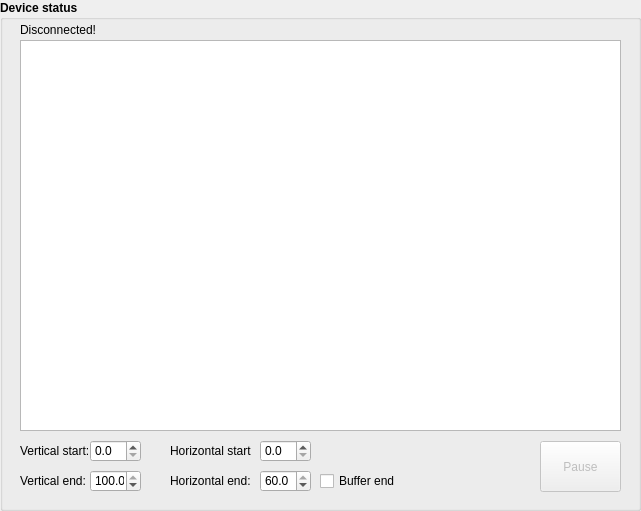
   <widget class="QGroupBox" name="groupBox_Device">
    <property name="geometry">
     <rect>
      <x>20</x>
      <y>10</y>
      <width>641</width>
      <height>511</height>
     </rect>
    </property>
    <property name="font">
     <font>
      <bold>true</bold>
     </font>
    </property>
    <property name="title">
     <string>Device status</string>
    </property>
    <widget class="QPushButton" name="pushButton_Device_Pause_Resume">
     <property name="enabled">
      <bool>false</bool>
     </property>
     <property name="geometry">
      <rect>
       <x>540</x>
       <y>441</y>
       <width>81</width>
       <height>51</height>
      </rect>
     </property>
     <property name="font">
      <font>
       <bold>false</bold>
      </font>
     </property>
     <property name="text">
      <string>Pause</string>
     </property>
     <property name="checkable">
      <bool>true</bool>
     </property>
    </widget>
    <widget class="QDoubleSpinBox" name="doubleSpinBox_Device_Horizontal_End">
     <property name="geometry">
      <rect>
       <x>260</x>
       <y>470</y>
       <width>51</width>
       <height>22</height>
      </rect>
     </property>
     <property name="font">
      <font>
       <bold>false</bold>
      </font>
     </property>
     <property name="decimals">
      <number>1</number>
     </property>
     <property name="minimum">
      <double>1.000000000000000</double>
     </property>
     <property name="maximum">
      <double>60.000000000000000</double>
     </property>
     <property name="value">
      <double>60.000000000000000</double>
     </property>
    </widget>
    <widget class="QCheckBox" name="checkBox_Device_Buffer_End">
     <property name="geometry">
      <rect>
       <x>320</x>
       <y>470</y>
       <width>81</width>
       <height>22</height>
      </rect>
     </property>
     <property name="font">
      <font>
       <bold>false</bold>
      </font>
     </property>
     <property name="text">
      <string>Buffer end</string>
     </property>
    </widget>
    <widget class="QLabel" name="label_Device_Horizontal_End">
     <property name="geometry">
      <rect>
       <x>170</x>
       <y>470</y>
       <width>81</width>
       <height>22</height>
      </rect>
     </property>
     <property name="font">
      <font>
       <bold>false</bold>
      </font>
     </property>
     <property name="text">
      <string>Horizontal end:</string>
     </property>
    </widget>
    <widget class="QDoubleSpinBox" name="doubleSpinBox_Device_Horizontal_Start">
     <property name="geometry">
      <rect>
       <x>260</x>
       <y>440</y>
       <width>51</width>
       <height>22</height>
      </rect>
     </property>
     <property name="font">
      <font>
       <bold>false</bold>
      </font>
     </property>
     <property name="decimals">
      <number>1</number>
     </property>
     <property name="maximum">
      <double>59.000000000000000</double>
     </property>
    </widget>
    <widget class="QChartView" name="chart_Device">
     <property name="geometry">
      <rect>
       <x>20</x>
       <y>40</y>
       <width>601</width>
       <height>391</height>
      </rect>
     </property>
     <property name="font">
      <font>
       <bold>false</bold>
      </font>
     </property>
     <property name="focusPolicy">
      <enum>Qt::NoFocus</enum>
     </property>
    </widget>
    <widget class="QLabel" name="label_Device_Vertical_End">
     <property name="geometry">
      <rect>
       <x>20</x>
       <y>470</y>
       <width>71</width>
       <height>22</height>
      </rect>
     </property>
     <property name="font">
      <font>
       <bold>false</bold>
      </font>
     </property>
     <property name="text">
      <string>Vertical end:</string>
     </property>
    </widget>
    <widget class="QLabel" name="label_Device_Horizontal_Start">
     <property name="geometry">
      <rect>
       <x>170</x>
       <y>440</y>
       <width>81</width>
       <height>22</height>
      </rect>
     </property>
     <property name="font">
      <font>
       <bold>false</bold>
      </font>
     </property>
     <property name="text">
      <string>Horizontal start:</string>
     </property>
    </widget>
    <widget class="QLabel" name="label_Device_Vertical_Start">
     <property name="geometry">
      <rect>
       <x>20</x>
       <y>440</y>
       <width>71</width>
       <height>22</height>
      </rect>
     </property>
     <property name="font">
      <font>
       <bold>false</bold>
      </font>
     </property>
     <property name="text">
      <string>Vertical start:</string>
     </property>
    </widget>
    <widget class="QDoubleSpinBox" name="doubleSpinBox_Device_Vertical_End">
     <property name="geometry">
      <rect>
       <x>90</x>
       <y>470</y>
       <width>51</width>
       <height>22</height>
      </rect>
     </property>
     <property name="font">
      <font>
       <bold>false</bold>
      </font>
     </property>
     <property name="decimals">
      <number>1</number>
     </property>
     <property name="minimum">
      <double>1.000000000000000</double>
     </property>
     <property name="value">
      <double>100.000000000000000</double>
     </property>
    </widget>
    <widget class="QDoubleSpinBox" name="doubleSpinBox_Device_Vertical_Start">
     <property name="geometry">
      <rect>
       <x>90</x>
       <y>440</y>
       <width>51</width>
       <height>22</height>
      </rect>
     </property>
     <property name="font">
      <font>
       <bold>false</bold>
      </font>
     </property>
     <property name="decimals">
      <number>1</number>
     </property>
     <property name="minimum">
      <double>0.000000000000000</double>
     </property>
     <property name="maximum">
      <double>99.000000000000000</double>
     </property>
    </widget>
    <widget class="QLabel" name="label_Device_Status">
     <property name="geometry">
      <rect>
       <x>20</x>
       <y>20</y>
       <width>91</width>
       <height>20</height>
      </rect>
     </property>
     <property name="font">
      <font>
       <bold>false</bold>
      </font>
     </property>
     <property name="text">
      <string>Disconnected!</string>
     </property>
     <property name="alignment">
      <set>Qt::AlignLeading|Qt::AlignLeft|Qt::AlignVCenter</set>
     </property>
    </widget>
   </widget>
